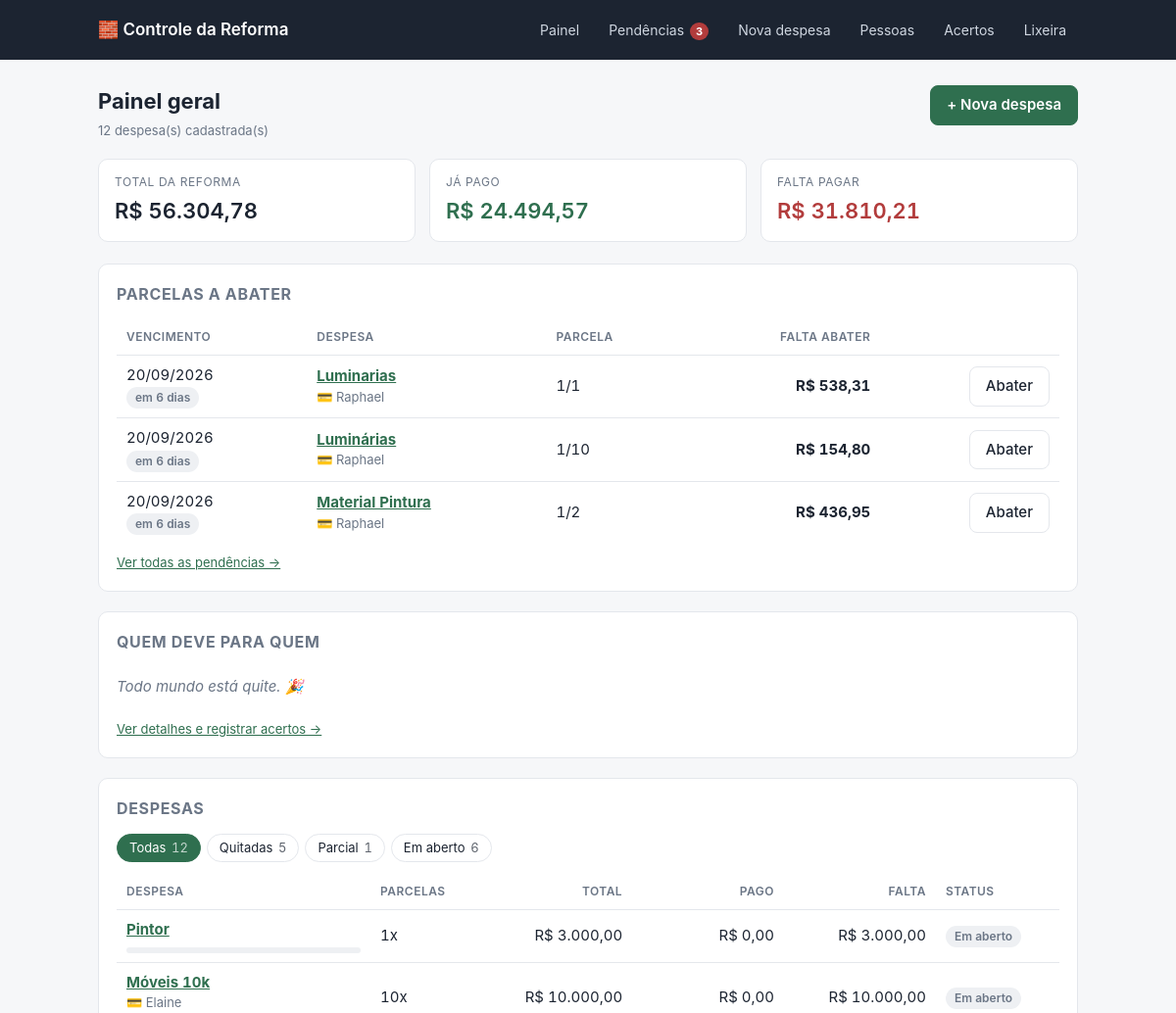
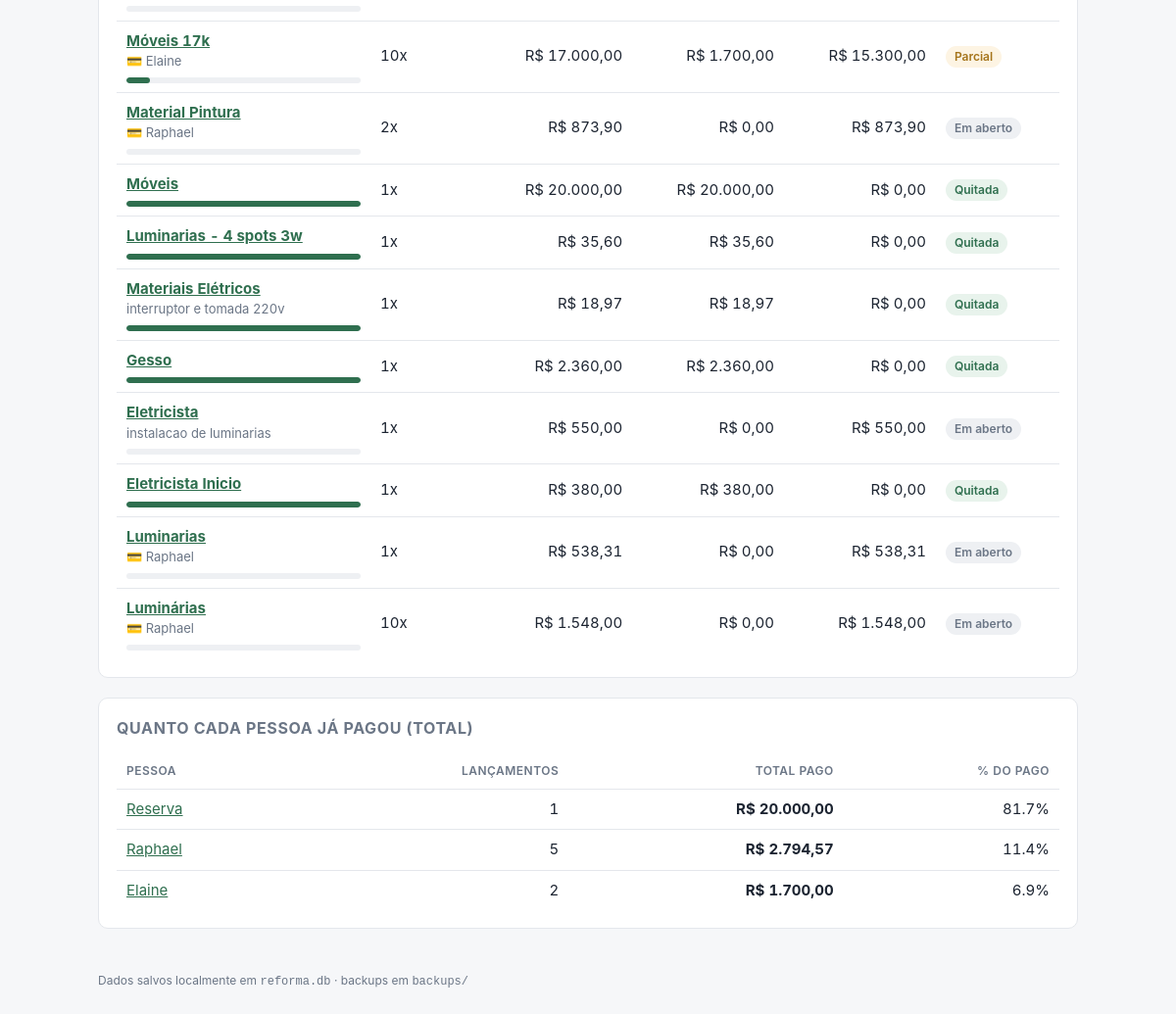
The page / on the database its author committed (2 pictures, top to bottom).
### tables this page shows
CREATE TABLE parcela (
    id          INTEGER PRIMARY KEY AUTOINCREMENT,
    despesa_id  INTEGER NOT NULL REFERENCES despesa(id) ON DELETE CASCADE,
    numero      INTEGER NOT NULL,
    valor       INTEGER NOT NULL,            -- centavos
    vencimento  TEXT,                        -- YYYY-MM-DD (opcional)
    UNIQUE (despesa_id, numero)
);

CREATE TABLE despesa (
    id            INTEGER PRIMARY KEY AUTOINCREMENT,
    nome          TEXT NOT NULL,
    categoria     TEXT,
    observacao    TEXT,
    valor_total   INTEGER NOT NULL,          -- centavos
    qtd_parcelas  INTEGER NOT NULL,
    criado_em     TEXT NOT NULL DEFAULT (datetime('now','localtime'))
, excluido_em TEXT, pagador_id INTEGER REFERENCES pessoa(id));

CREATE TABLE pessoa (
    id      INTEGER PRIMARY KEY AUTOINCREMENT,
    nome    TEXT NOT NULL UNIQUE,
    ativo   INTEGER NOT NULL DEFAULT 1
);

### app.py (the view)
@app.route("/")
def index():
    despesas = db.listar_despesas()
    contagem = {chave: 0 for chave in STATUS_DESPESA}
    for d in despesas:
        contagem[status_despesa(d)] += 1
    contagem["todas"] = len(despesas)
    filtro = request.args.get("status")
    if filtro not in STATUS_DESPESA:
        filtro = None
    if filtro:
        despesas = [d for d in despesas if status_despesa(d) == filtro]
    return render_template(
        "index.html",
        totais=db.totais_gerais(),
        despesas=despesas,
        filtro=filtro,
        contagem=contagem,
        por_pessoa=db.resumo_pessoas_geral(),
        saldos=db.saldos_entre_pessoas(),
    )

### app.py (called while the page is built)
def brl(centavos):
    if centavos is None:
        centavos = 0
    sinal = "-" if centavos < 0 else ""
    centavos = abs(int(centavos))
    inteiro, cents = divmod(centavos, 100)
    return f"{sinal}R$ {inteiro:,.0f}".replace(",", ".") + f",{cents:02d}"

def data_br(iso):
    if not iso:
        return "—"
    partes = str(iso)[:10].split("-")
    return "/".join(reversed(partes)) if len(partes) == 3 else iso

def status_despesa(despesa):
    if despesa["valor_total"] - despesa["pago"] <= 0:
        return "quitada"
    return "parcial" if despesa["pago"] > 0 else "aberta"

@app.after_request
def backup_apos_alteracao(response):
    if request.method == "POST":
        try:
            backup.fazer_backup()
        except Exception as e:  # backup nunca pode derrubar o app
            print(f"[backup] falhou: {e}")
    return response

def calcular_pendencias():
    hoje = date.today()
    grupos = {"vencidas": [], "proximas": [], "futuras": []}
    for pc in db.parcelas_pendentes():
        try:
            dias = (date.fromisoformat(pc["vencimento"]) - hoje).days
        except ValueError:
            continue
        item = dict(pc, dias=dias, falta=pc["valor"] - pc["pago"])
        if dias < 0:
            grupos["vencidas"].append(item)
        elif dias <= DIAS_AVISO:
            grupos["proximas"].append(item)
        else:
            grupos["futuras"].append(item)
    return grupos

@app.context_processor
def inject_globals():
    pend = calcular_pendencias()
    acertos_pendentes = [s for s in db.saldos_entre_pessoas() if s["valor"] > 0]
    return {
        "pessoas_ativas": db.listar_pessoas(somente_ativas=True),
        "hoje": date.today().isoformat(),
        "pend": pend,
        "acertos_pendentes": acertos_pendentes,
        "dias_aviso": DIAS_AVISO,
        "qtd_pendencias": len(pend["vencidas"]) + len(pend["proximas"]) + len(acertos_pendentes),
    }

### db.py (called while the page is built)
def connect():
    conn = sqlite3.connect(DB_PATH)
    conn.row_factory = sqlite3.Row
    conn.execute("PRAGMA foreign_keys = ON")
    return conn

@contextmanager
def get_db():
    conn = connect()
    try:
        yield conn
        conn.commit()
    except Exception:
        conn.rollback()
        raise
    finally:
        conn.close()

def listar_pessoas(somente_ativas=False):
    with get_db() as conn:
        sql = "SELECT * FROM pessoa"
        if somente_ativas:
            sql += " WHERE ativo = 1"
        sql += " ORDER BY nome COLLATE NOCASE"
        return conn.execute(sql).fetchall()

### templates/index.html
{% extends "base.html" %}
{% block conteudo %}
<div class="cabecalho-pagina">
  <div>
    <h1>Painel geral</h1>
    <p class="suave pequeno" style="margin:0">{{ totais.qtd_despesas }} despesa(s) cadastrada(s)</p>
  </div>
  <a href="{{ url_for('nova_despesa') }}"><button>+ Nova despesa</button></a>
</div>
<div class="grid-cards">
  <div class="stat">
    <div class="rotulo">Total da reforma</div>
    <div class="valor">{{ totais.total|brl }}</div>
  </div>
  <div class="stat verde">
    <div class="rotulo">Já pago</div>
    <div class="valor">{{ totais.pago|brl }}</div>
  </div>
  <div class="stat vermelho">
    <div class="rotulo">Falta pagar</div>
    <div class="valor">{{ totais.saldo|brl }}</div>
  </div>
</div>
{% from "_pendencias.html" import tabela_parcelas %}
{% set urgentes = pend.vencidas + pend.proximas %}
{% if urgentes or pend.futuras %}
<div class="card">
  <h2>Parcelas a abater</h2>
  {% if urgentes %}
    {{ tabela_parcelas(urgentes) }}
  {% else %}
    <p class="vazio">Nada vencido nem vencendo nos próximos {{ dias_aviso }} dias. ✓</p>
  {% endif %}
  <p class="pequeno" style="margin:10px 0 0"><a href="{{ url_for('pendencias') }}">Ver todas as pendências →</a></p>
</div>
{% endif %}
{% set pendentes = saldos | selectattr('valor') | list %}
{% if saldos %}
<div class="card">
  <h2>Quem deve para quem</h2>
  {% if pendentes %}
  <table>
    <tbody>
      {% for s in pendentes %}
      <tr>
        <td><strong>{{ s.devedor }}</strong> deve para <strong>{{ s.credor }}</strong></td>
        <td class="num"><strong>{{ s.valor|brl }}</strong></td>
      </tr>
      {% endfor %}
    </tbody>
  </table>
  {% else %}
    <p class="vazio">Todo mundo está quite. 🎉</p>
  {% endif %}
  <p class="pequeno" style="margin:10px 0 0"><a href="{{ url_for('acertos') }}">Ver detalhes e registrar acertos →</a></p>
</div>
{% endif %}
<div class="card" id="despesas">
  <h2>Despesas</h2>
  {% if contagem.todas %}
  <nav class="filtros">
    <a href="{{ url_for('index') }}#despesas" class="{{ 'ativo' if not filtro }}">Todas <span class="qtd">{{ contagem.todas }}</span></a>
    {% for chave, info in STATUS_DESPESA.items() %}
    <a href="{{ url_for('index', status=chave) }}#despesas" class="{{ 'ativo' if filtro == chave }}">{{ info[0] }} <span class="qtd">{{ contagem[chave] }}</span></a>
    {% endfor %}
  </nav>
  {% endif %}
  {% if despesas %}
  <div class="tabela-scroll">
  <table>
    <thead>
      <tr>
        <th>Despesa</th>
        <th>Parcelas</th>
        <th class="num">Total</th>
        <th class="num">Pago</th>
        <th class="num">Falta</th>
        <th>Status</th>
      </tr>
    </thead>
    <tbody>
      {% for d in despesas %}
      {% set saldo = d.valor_total - d.pago %}
      <tr>
        <td>
          <a href="{{ url_for('detalhe_despesa', despesa_id=d.id) }}"><strong>{{ d.nome }}</strong></a>
          {% if d.categoria or d.pagador %}<div class="pequeno suave">{{ d.categoria or '' }}{% if d.categoria and d.pagador %} · {% endif %}{% if d.pagador %}💳 {{ d.pagador }}{% endif %}</div>{% endif %}
          <div class="barra"><i style="width: {{ (100 if d.valor_total == 0 else (d.pago * 100 / d.valor_total))|round(1) }}%"></i></div>
        </td>
        <td>{{ d.qtd_parcelas }}x</td>
        <td class="num">{{ d.valor_total|brl }}</td>
        <td class="num">{{ d.pago|brl }}</td>
        <td class="num">{{ saldo|brl }}</td>
        {% set info = STATUS_DESPESA[d|status_despesa] %}
        <td><span class="tag {{ info[2] }}">{{ info[1] }}</span></td>
      </tr>
      {% endfor %}
    </tbody>
  </table>
  </div>
  {% elif filtro %}
    <p class="vazio">Nenhuma despesa com esse status. <a href="{{ url_for('index') }}#despesas">Ver todas</a>.</p>
  {% else %}
    <p class="vazio">Nenhuma despesa ainda. Comece por <a href="{{ url_for('nova_despesa') }}">criar a primeira</a>.</p>
  {% endif %}
</div>
<div class="card">
  <h2>Quanto cada pessoa já pagou (total)</h2>
  {% if por_pessoa %}
  <table>
    <thead><tr><th>Pessoa</th><th class="num">Lançamentos</th><th class="num">Total pago</th><th class="num">% do pago</th></tr></thead>
    <tbody>
      {% for p in por_pessoa %}
      <tr>
        <td><a href="{{ url_for('detalhe_pessoa', pessoa_id=p.id) }}">{{ p.nome }}</a></td>
        <td class="num">{{ p.qtd }}</td>
        <td class="num"><strong>{{ p.total|brl }}</strong></td>
        <td class="num">{{ (0 if totais.pago == 0 else p.total * 100 / totais.pago)|round(1) }}%</td>
      </tr>
      {% endfor %}
    </tbody>
  </table>
  {% else %}
    <p class="vazio">Nenhuma pessoa cadastrada ainda. <a href="{{ url_for('pessoas') }}">Cadastrar pessoas</a>.</p>
  {% endif %}
</div>
{% endblock %}

### templates/_pendencias.html (shortened to what this page needs)
{% macro tabela_parcelas(itens) %}
<div class="tabela-scroll">
<table>
  <thead>
    <tr><th>Vencimento</th><th>Despesa</th><th>Parcela</th><th class="num">Falta abater</th><th></th></tr>
  </thead>
  <tbody>
    {% for p in itens %}
    <tr>
      <td>
        {{ p.vencimento|data_br }}
        <div>
          {% if p.dias < 0 %}<span class="tag vencida">vencida há {{ -p.dias }} dia{{ 's' if p.dias < -1 }}</span>
          {% elif p.dias == 0 %}<span class="tag parcial">vence hoje</span>
          {% else %}<span class="tag aberta">em {{ p.dias }} dia{{ 's' if p.dias > 1 }}</span>{% endif %}
        </div>
      </td>
      <td>
        <a href="{{ url_for('detalhe_despesa', despesa_id=p.despesa_id) }}"><strong>{{ p.despesa }}</strong></a>
        {% if p.pagador %}<div class="pequeno suave">💳 {{ p.pagador }}</div>{% endif %}
      </td>
      <td>{{ p.numero }}/{{ p.qtd_parcelas }}</td>
      <td class="num">
        <strong>{{ p.falta|brl }}</strong>
      </td>
      <td class="num">
        <a href="{{ url_for('detalhe_despesa', despesa_id=p.despesa_id, parcela=p.id) }}#abater">
          <button class="secundario" type="button">Abater</button>
        </a>
      </td>
    </tr>
    {% endfor %}
  </tbody>
</table>
</div>
{% endmacro %}

### static/style.css (style rules this page uses)
:root { --bg: #f6f7f9; --card: #ffffff; --linha: #e4e7ec; --texto: #1c2431; --suave: #6b7686; --acento: #2f6f4f; --acento-claro: #e8f3ec; --alerta: #b23c3c; --alerta-claro: #fdecec; --aviso: #a5741a; --aviso-claro: #fdf4e3; --raio: 10px; }
* { box-sizing: border-box; }
body { margin: 0; background: var(--bg); color: var(--texto); font: 15px/1.5 -apple-system, BlinkMacSystemFont, "Segoe UI", Roboto, Helvetica, Arial, sans-serif; }
h1 { font-size: 22px; margin: 0 0 4px; }
h2 { font-size: 16px; margin: 0 0 14px; text-transform: uppercase; letter-spacing: .04em; color: var(--suave); }
a { color: var(--acento); }
.card { background: var(--card); border: 1px solid var(--linha); border-radius: var(--raio); padding: 18px; margin-bottom: 20px; }
.grid-cards { display: grid; grid-template-columns: repeat(auto-fit, minmax(180px, 1fr)); gap: 14px; margin-bottom: 22px; }
.stat { background: var(--card); border: 1px solid var(--linha); border-radius: var(--raio); padding: 14px 16px; }
.stat .rotulo { font-size: 12px; text-transform: uppercase; letter-spacing: .05em; color: var(--suave); }
.stat .valor { font-size: 22px; font-weight: 600; margin-top: 4px; font-variant-numeric: tabular-nums; }
.stat.verde .valor { color: var(--acento); }
.stat.vermelho .valor { color: var(--alerta); }
table { width: 100%; border-collapse: collapse; font-variant-numeric: tabular-nums; }
th, td { padding: 9px 10px; text-align: left; border-bottom: 1px solid var(--linha); vertical-align: middle; }
th { font-size: 12px; text-transform: uppercase; letter-spacing: .04em; color: var(--suave); font-weight: 600; }
td.num, th.num { text-align: right; }
tr:last-child td { border-bottom: none; }
.tabela-scroll { overflow-x: auto; }
.tag { display: inline-block; padding: 2px 9px; border-radius: 999px; font-size: 12px; font-weight: 600; }
.tag.ok { background: var(--acento-claro); color: var(--acento); }
.tag.parcial { background: var(--aviso-claro); color: var(--aviso); }
.tag.aberta { background: #eef0f3; color: var(--suave); }
.barra { height: 6px; background: #eef0f3; border-radius: 999px; overflow: hidden; margin-top: 6px; }
.barra > i { display: block; height: 100%; background: var(--acento); border-radius: 999px; }
button { font: inherit; font-weight: 600; padding: 8px 16px; border-radius: 8px; border: 1px solid var(--acento); background: var(--acento); color: #fff; cursor: pointer; }
button.secundario { background: #fff; color: var(--texto); border-color: var(--linha); font-weight: 500; }
.vazio { color: var(--suave); font-style: italic; padding: 8px 0; }
.suave { color: var(--suave); }
.pequeno { font-size: 13px; }
.cabecalho-pagina { display: flex; justify-content: space-between; align-items: flex-start; gap: 16px; flex-wrap: wrap; margin-bottom: 18px; }
.filtros { display: flex; gap: 6px; flex-wrap: wrap; margin-bottom: 12px; }
.filtros a { text-decoration: none; font-size: 13px; padding: 4px 12px; border-radius: 999px; border: 1px solid var(--linha); color: var(--texto); background: #fff; }
.filtros a.ativo { background: var(--acento); border-color: var(--acento); color: #fff; }
.filtros .qtd { opacity: .7; margin-left: 2px; font-variant-numeric: tabular-nums; }

### rows shown on the page
parcela: vencimento|data_br "20/09/2026", dias "6", dias "s", despesa "Luminarias", pagador "Raphael", numero "1", qtd_parcelas "1", falta|brl "R$ 538,31"
parcela: vencimento|data_br "20/09/2026", dias "6", dias "s", despesa "Luminárias", pagador "Raphael", numero "1", qtd_parcelas "10", falta|brl "R$ 154,80"
parcela: vencimento|data_br "20/09/2026", dias "6", dias "s", despesa "Material Pintura", pagador "Raphael", numero "1", qtd_parcelas "2", falta|brl "R$ 436,95"
despesa: nome "Pintor", qtd_parcelas "1", valor_total|brl "R$ 3.000,00", pago|brl "R$ 0,00", saldo "R$ 3.000,00", info "Em aberto"
despesa: nome "Móveis 10k", pagador "Elaine", qtd_parcelas "10", valor_total|brl "R$ 10.000,00", pago|brl "R$ 0,00", saldo "R$ 10.000,00", info "Em aberto"
despesa: nome "Móveis 17k", pagador "Elaine", qtd_parcelas "10", valor_total|brl "R$ 17.000,00", pago|brl "R$ 1.700,00", saldo "R$ 15.300,00", info "Parcial"
despesa: nome "Material Pintura", pagador "Raphael", qtd_parcelas "2", valor_total|brl "R$ 873,90", pago|brl "R$ 0,00", saldo "R$ 873,90", info "Em aberto"
despesa: nome "Móveis", qtd_parcelas "1", valor_total|brl "R$ 20.000,00", pago|brl "R$ 20.000,00", saldo "R$ 0,00", info "Quitada"
despesa: nome "Luminarias - 4 spots 3w", qtd_parcelas "1", valor_total|brl "R$ 35,60", pago|brl "R$ 35,60", saldo "R$ 0,00", info "Quitada"
despesa: nome "Materiais Elétricos", categoria "interruptor e tomada 220v", qtd_parcelas "1", valor_total|brl "R$ 18,97", pago|brl "R$ 18,97", saldo "R$ 0,00", info "Quitada"
despesa: nome "Gesso", qtd_parcelas "1", valor_total|brl "R$ 2.360,00", pago|brl "R$ 2.360,00", saldo "R$ 0,00", info "Quitada"
despesa: nome "Eletricista", categoria "instalacao de luminarias", qtd_parcelas "1", valor_total|brl "R$ 550,00", pago|brl "R$ 0,00", saldo "R$ 550,00", info "Em aberto"
despesa: nome "Eletricista Inicio", qtd_parcelas "1", valor_total|brl "R$ 380,00", pago|brl "R$ 380,00", saldo "R$ 0,00", info "Quitada"
despesa: nome "Luminarias", pagador "Raphael", qtd_parcelas "1", valor_total|brl "R$ 538,31", pago|brl "R$ 0,00", saldo "R$ 538,31", info "Em aberto"
despesa: nome "Luminárias", pagador "Raphael", qtd_parcelas "10", valor_total|brl "R$ 1.548,00", pago|brl "R$ 0,00", saldo "R$ 1.548,00", info "Em aberto"
pessoa: nome "Reserva", qtd "1", total|brl "R$ 20.000,00", pago "81.7"
pessoa: nome "Raphael", qtd "5", total|brl "R$ 2.794,57", pago "11.4"
pessoa: nome "Elaine", qtd "2", total|brl "R$ 1.700,00", pago "6.9"

### other values the page prints
{{ qtd_pendencias }} "3"
{{ totais.qtd_despesas }} "12"
{{ totais.total|brl }} "R$ 56.304,78"
{{ totais.pago|brl }} "R$ 24.494,57"
{{ totais.saldo|brl }} "R$ 31.810,21"
{{ contagem.todas }} "12"
{{ info[0] }} "Quitadas" "Parcial" "Em aberto"
{{ contagem[chave] }} "5" "1" "6"
